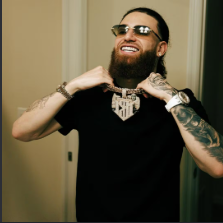
#> input picture Hades66.png, 223 x 223 px
$ python P3-Fig-VA-1245.py
#> lines starting #> are read from the running program, lines starting #| are printed output that depends on the picture; after the words box and inside, x2 and y2 are one past the last pixel; in counts of white or black regions, pixels touching at a corner belong together
import numpy as np
import pandas as pd
import cv2
import matplotlib.pyplot as plt

# Hernadez Dylan  NC 1245
print("Hernadez Dylan NC 1245")
print("UIII Act3 colocar puntos a una imagen  en blanco y negro VA")
Mi_Imagen = cv2.imread('Hades66.png')
#> Mi_Imagen is the input picture: shape (223, 223, 3); mean B, G, R 60.2, 82.7, 92.3
plt.imshow(Mi_Imagen)
plt.title('Hades66 y Hernadez Dylan 1245')
plt.show()
print("+-+-+-+- Puntos en la imagen +-+-+-+-")
plt.imshow(Mi_Imagen)
x = [100,100,300,340]
y = [100,400,500,300]
plt.scatter(x,y, s=20,c='red')
plt.show()
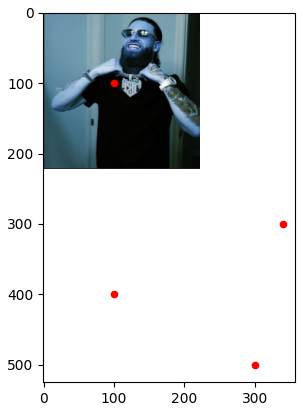
#> figure drawn by matplotlib, 1 panel; B, G, R data is drawn as R, G, B

import numpy as np
import pandas as pd
import cv2
import matplotlib.pyplot as plt

# Hernadez Dylan  NC 1245
print("Hernadez Dylan  NC 1245")
print("UIII Act3 colocar puntos a una imagen en blanco y negro VA")

# Leer imagen en blanco y negro
Mi_Imagen = cv2.imread('Hades66.png', 0)
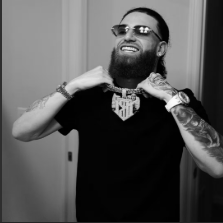
#> Mi_Imagen: shape (223, 223); min 0, max 250, mean 82.6

if Mi_Imagen is None:
    print("Error: No se encontro la imagen")
    exit()

# Mostrar imagen
plt.imshow(Mi_Imagen, cmap='gray')
plt.title('Hades66 y Hernandez Dylan 1245')
plt.show()

# Convertir a color para colocar puntos rojos
Imagen_Color = cv2.cvtColor(Mi_Imagen, cv2.COLOR_GRAY2BGR)

print("+-+-+-+- Puntos en la imagen +-+-+-+-")

x = [100, 100, 300, 340]
y = [100, 400, 500, 300]

for i in range(len(x)):
    cv2.circle(Imagen_Color, (x[i], y[i]), 8, (0, 0, 255), -1)
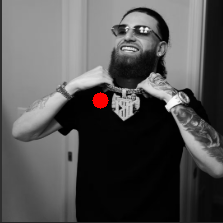
#> Imagen_Color: shape (223, 223, 3); mean B, G, R 82.5, 82.5, 83.6

# Dibujar rectangulo
cv2.rectangle(Imagen_Color, (50, 50), (300, 250), (0, 255, 0), 3)
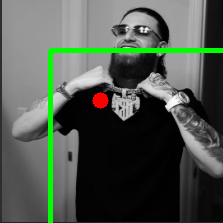
#> Imagen_Color: shape (223, 223, 3); 3.46% of pixels changed, all inside (x1, y1, x2, y2) = (48, 48, 223, 223)

# Dibujar circulo
cv2.circle(Imagen_Color, (350, 350), 60, (255, 0, 0), 3)

# Mostrar resultado
plt.imshow(cv2.cvtColor(Imagen_Color, cv2.COLOR_BGR2RGB))
plt.title('Imagen con puntos, cuadro y circulo')
plt.show()

# Guardar imagen
cv2.imwrite('Resultado_Act3.jpg', Imagen_Color)

print("Imagen guardada correctamente")

$ run again, with image-2.png copied over Hades66.png
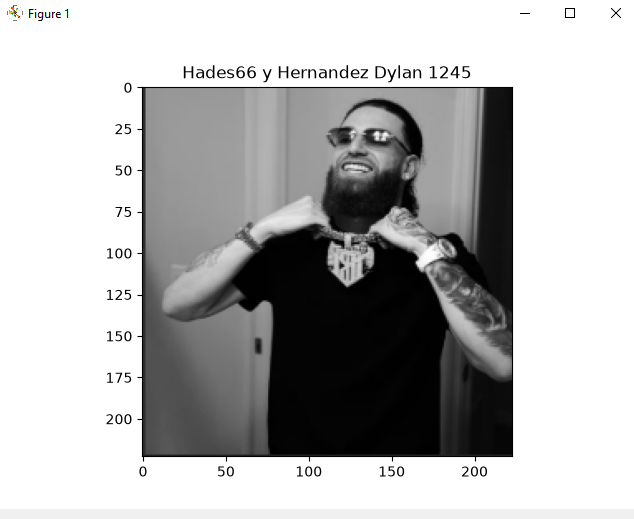
#> input picture image-2.png, 634 x 519 px
#> Mi_Imagen is the input picture: shape (519, 634, 3); mean B, G, R 181.1, 181.1, 181.2
#> Mi_Imagen: shape (519, 634)
#> after the loop `for i in range(len(x)):`:
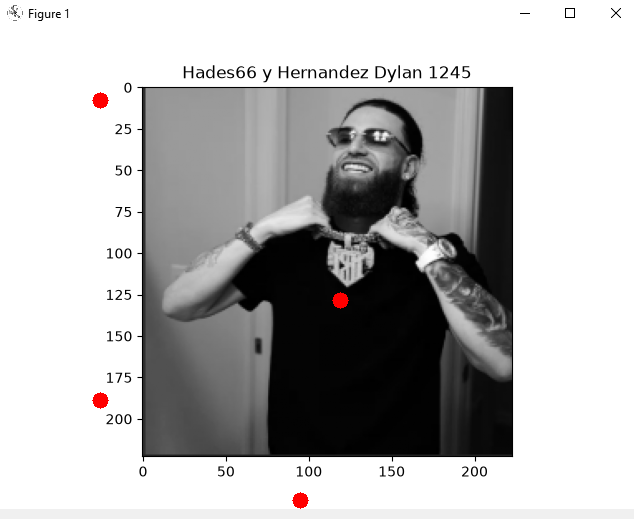
#> Imagen_Color: shape (519, 634, 3); mean B, G, R 180.7, 180.7, 181.3
#> `cv2.circle(Imagen_Color, (350, 350), 60, (255, 0, 0), 3)`:
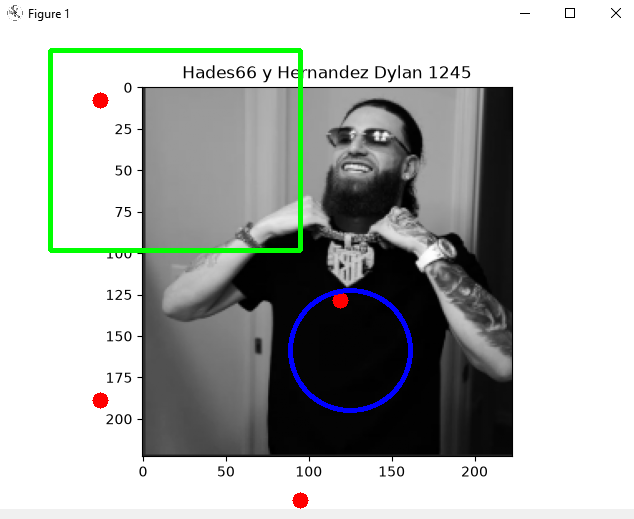
#> Imagen_Color: shape (519, 634, 3); mean B, G, R 179.3, 181.3, 178.5
